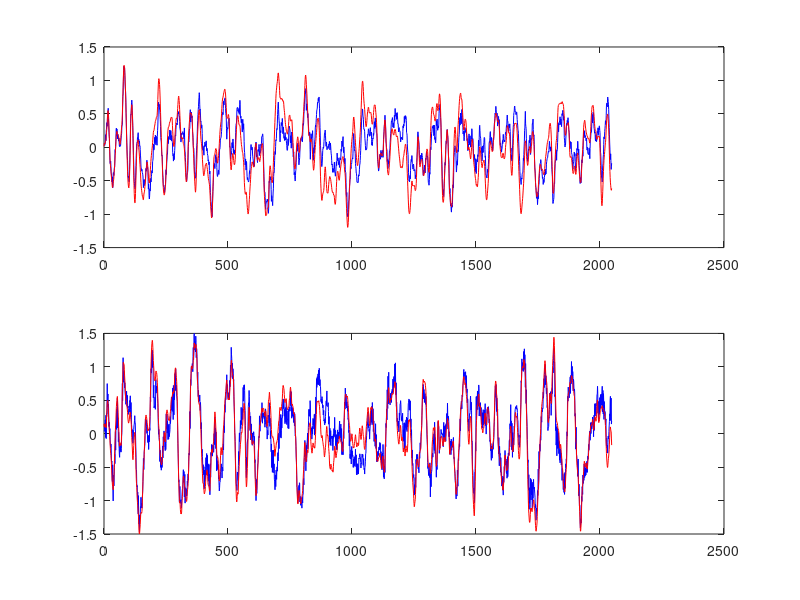

Write the MATLAB code that produced this figure.
%{
Contributed by:
	Favoreel
	KULeuven
	Departement Electrotechniek ESAT/SISTA
Kardinaal Mercierlaan 94
B-3001 Leuven
Belgium
	wouter.favoreel@esat.kuleuven.ac.be
Description:
	Data from the mechanical construction of a CD player arm.  
	The inputs are the forces of the mechanical actuators
  	while the outputs are related to the tracking accuracy of the arm.
  	The data was measured in closed loop, and then through a two-step
  	procedure converted to open loop equivalent data
    	The inputs are highly colored.
Sampling:
Number:
	2048
Inputs:
	u: forces of the mechanical actuators
Outputs:
	y: tracking accuracy of the arm
References:
  	We are grateful to R. de Callafon of the
    	Mechanical Engineering Systems and Control group of Delft, who
    	provided us with these data.
	
	- Van Den Hof P., Schrama R.J.P., An Indirect Method for Transfer 
	  Function Estimation From Closed Loop Data. Automatica, Vol. 29, 
	  no. 6, pp. 1523-1527, 1993.

Properties: 
Columns:
	Column 1: input u1
	Column 2: input u2
	Column 1: output y1
	Column 2: output y2
Category:
	mechanical systems

%}

clear all, close all, clc

load CD_player_arm-1.dat
U=CD_player_arm_1(:,1:2);
Y=CD_player_arm_1(:,3:4);


dat = iddata (Y, U)

[sys, x0] = moen4 (dat, 8)     % s=15, n=8


[y, t] = lsim (sys, U, [], x0);

err = norm (Y - y, 1) / norm (Y, 1)

figure (1)
p = columns (Y);
for k = 1 : p
  subplot (2, 1, k)
  plot (t, Y(:,k), 'b', t, y(:,k), 'r')
endfor


